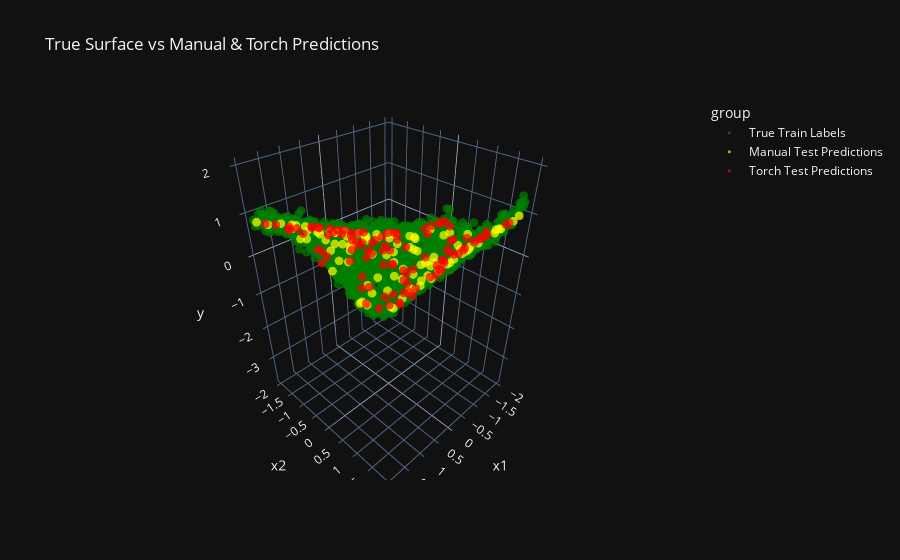

Notebook cell for this chart:
### Markdown cell above
### Now, really to wrap it up, something cool
We gonna plot the true surface via training labels as the reference cloud, and then overlay test predictions from both models to see how well they fit that surface.

### Code cell
import pandas as pd
import plotly.express as px

n_points = 100

# === Manual model: 100 new test points ===
x1_new = rng.uniform(-2.0, 2.0, size=n_points)
x2_new = rng.uniform(-2.0, 2.0, size=n_points)
X_test_manual = np.stack([x1_new, x2_new], axis=1)
y_pred_test_manual, _ = forward(X_test_manual, params)

df_test_manual = pd.DataFrame({
    "x1": X_test_manual[:,0],
    "x2": X_test_manual[:,1],
    "y": y_pred_test_manual.squeeze(),
    "group": "Manual Test Predictions"
})

# === PyTorch model: 100 new test points ===
X_test_torch_new = 4.0 * torch.rand(n_points, 2) - 2.0
with torch.no_grad():
    y_pred_test_torch = model(X_test_torch_new).cpu().numpy()

df_test_torch = pd.DataFrame({
    "x1": X_test_torch_new[:,0].numpy(),
    "x2": X_test_torch_new[:,1].numpy(),
    "y": y_pred_test_torch.squeeze(),
    "group": "Torch Test Predictions"
})

# === True surface: training labels ===
df_train_true = pd.DataFrame({
    "x1": X[:,0],
    "x2": X[:,1],
    "y": y.squeeze(),
    "group": "True Train Labels"
})

# Combine
df_all = pd.concat([df_train_true, df_test_manual, df_test_torch])

# Plot
fig = px.scatter_3d(
    df_all,
    x="x1", y="x2", z="y",
    color="group", opacity=0.7,
    title="True Surface vs Manual & Torch Predictions",
    color_discrete_map={
        "True Train Labels": "green",
        "Manual Test Predictions": "yellow",
        "Torch Test Predictions": "red"
    }
)

fig.update_traces(marker=dict(size=3))
fig.show()
